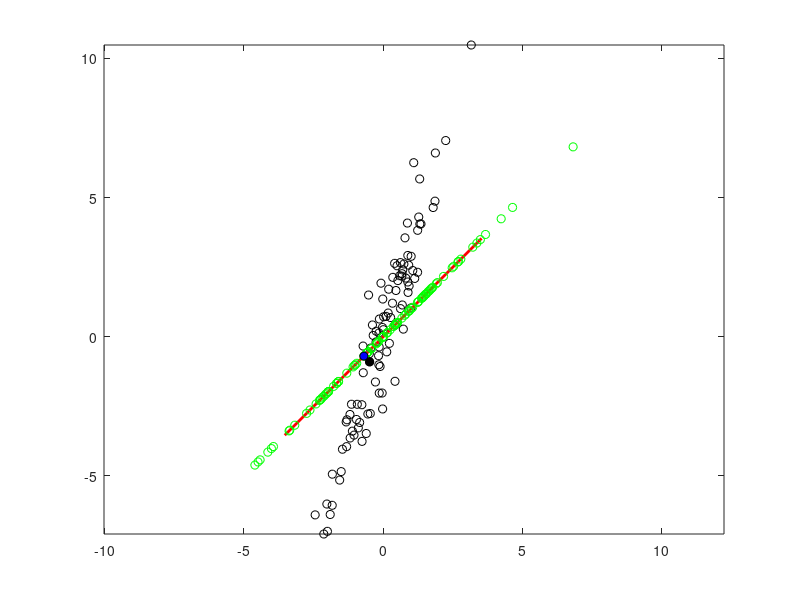

Write MATLAB code to recreate this figure.
%% Lesson 2b = 2021/07/27; PCA - Principle Component Analysis

% Linear algebra revision
% For some matrixes a given vector will not be
% rotated (those are eigenvectors) only compressed
% of expended. The compretion/expantion amount is
% the eigenvalue
clear

% Matrix
A = [2 1
    1 2];

% Vectors
v = [1 ; 1];
w = A*v;

plot([0 v(1)],[0 v(2)],'k-','linew',2)
hold on
plot([0 w(1)],[0 w(2)],'r-','linew',2)
hold off

xlim([-3 3])
ylim(xlim())

axis square
% axis equal

%% Polar representation of vectors

A = [1 2
    2 3];

% Each point represents a vector
% The circle helps to see what hapens to vectors
% in all angles

Circulo = exp(1i*(0:0.01:2*pi));
C = [real(Circulo);imag(Circulo)];

xlim([-3 3])
ylim(xlim())

% C Transfor by A
T = A*C;

% Below are eigenvectors for matriz A
% ponto=102; % it is a vector that only expands (do not rotate)
ponto=260; % it is a vector that only shrinks (do not rotate)
    
% Print the regular circle
plot(C(1,:),C(2,:));
hold on

% print one line as a vector instead of point
plot([0 C(1,ponto)],[0 C(2,ponto)],'k-')
plot([0 T(1,ponto)],[0 T(2,ponto)],'r-')

% Prints the transformed circle
plot(T(1,:),T(2,:),'r')
hold off

% xlim([-3 3])
% ylim(xlim())
% axis square
axis equal

% Theorem: The area of the transformed object is
% equal to que area of the original object times
% the determinant of the transformation matriz

% In our case here, det(A) = -1 so the area does
% not changes:
polyarea(C(1,:),C(2,:));
polyarea(T(1,:),T(2,:));

% Computing eigenvalues and eingenvectors
[V,lambda]= eig(A);
v1 = V(:,1);
v2 = V(:,2);
lambda = diag(lambda);

%% Projection of V over W (vectors)

clear, clf, clc
% setup two vectors
V = [1 3];
W = [1 1];

W = W/norm(W); % gets the direction of W
Proj = V*W'; % gets the projection of V over W
% tranpose W only for matrix multiplication reasons

plot([0 V(1)],[0 V(2)],'k-','linew',2)
hold on
% plot([0 W(1)],[0 W(2)],'r-','linew',2)

plot(5*[-W(1) W(1)],5*[-W(2) W(2)],'r-','linew',2)
plot(Proj*[0 W(1)],Proj*[0 W(2)],'b-','linew',2)
hold off

xlim([-3 3])
ylim(xlim())

% axis square
axis equal

%% Projection of many vectors

clear, clf, clc
% creates 100 random and noise [X 3X] points
X = randn(1,100);
Y = 3*X + randn(1,100);
plot(X,Y,'ko')
hold on

% Chosen direction to witch every point will be
% projected
Direcao = [1 1];
Direcao = Direcao/norm(Direcao);
plot(5*[-Direcao(1) Direcao(1)],5*[-Direcao(2) Direcao(2)],'r-','linew',2)

% Vectorize the points X and Y and take one vector
Vetores = [X;Y];
v = Vetores(:,1);

% get magnitude of projectionand vectorizes it
Proj = Direcao*v;
Projvect = Proj*Direcao;

% do the same to all 100 vectors
ProjAll = Direcao*Vetores;
ProjvectAll = Direcao'*ProjAll;

% plot projections in green
plot(ProjvectAll(1,:),ProjvectAll(2,:),'go')
plot(v(1),v(2),'ko','markerfacecolor','k')
plot(Projvect(1),Projvect(2),'ko','markerfacecolor','b')
hold off
axis equal














